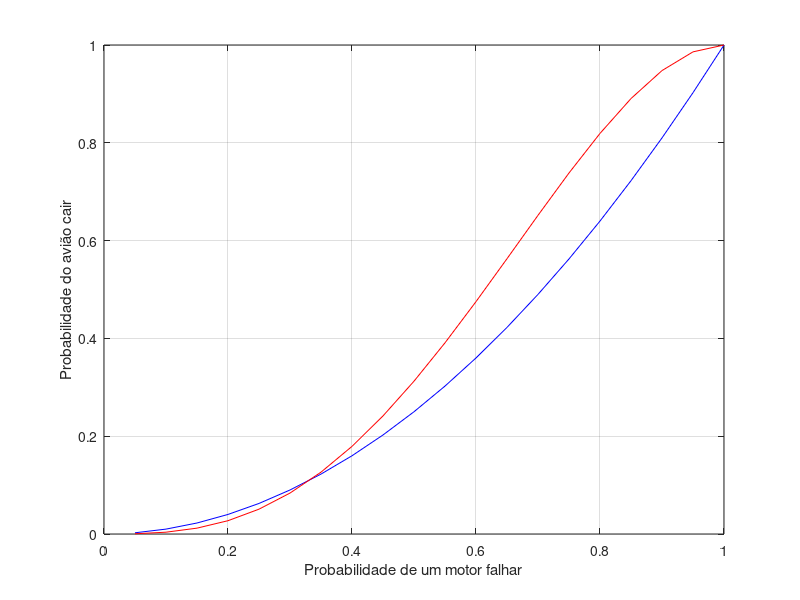

The MATLAB source for this figure:
%aviao de 2 ou 4 motores

N = 1e5;
p = 0.05:0.05:1;

p2 = p.^2;
p4 = nchoosek(4,3).*(1-p).*p.^3 + p.^4;

plot(p,p2,'b')
hold on
plot(p,p4,'r')
hold off
xlabel('Probabilidade de um motor falhar');
ylabel('Probabilidade do avião cair');
grid on;
